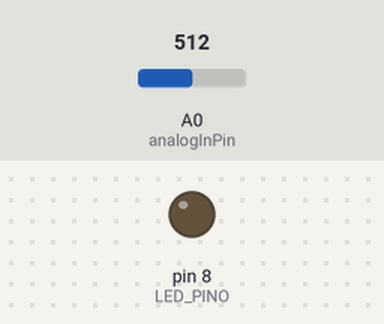
Simulated run of this sketch. Board: Arduino Uno, built with avr-gcc and run on an emulated ATmega328P. Shown: output pins drawn as LEDs (lit = HIGH). Dashed ring = blinking. Inputs (shaded band) come from the test bench; at power-on: A0 (analogInPin) = 512.

Above: at 0.1 s.
1.3 s: A0 (analogInPin) set to 122
At 1.64 s:
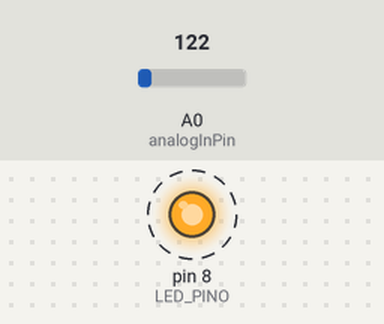
4.3 s: A0 (analogInPin) set to 511
At 5.2 s:
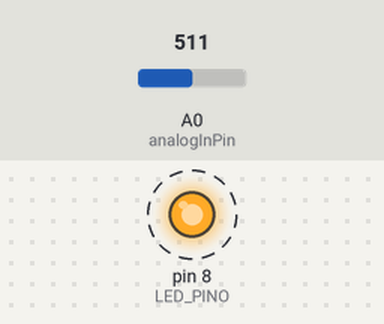
Timing chart, 0 to 12.2 s (numbered marks = the images above; inputs shaded):
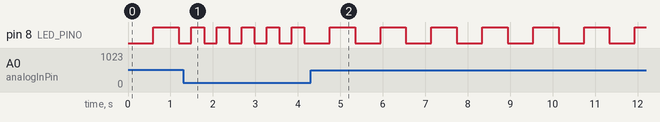

The sketch:

led_potenciometro.ino
```cpp
/*
  ------------------------------------------------------------
  Atividade: Pisca-LED em intervalos diferentes de tempo
  @author Ana Caroline Pedrosa e Silva & Paulo Alfeu S. Martins
  @version 3.0 29/04/2025

  Descrição: Fazer um led piscar de acordo com um intervalo definido pelo potenciometro.

  Funcionalidades:
    1. Pisca LED de acordo com o potenciometro
    2. Usa millis() para controle não bloqueante
    3. Modifica o estado do led de acordo com um intervalo
  ------------------------------------------------------------
*/

#define LED_PINO 8
const int analogInPin = A0;

unsigned long tempoAnterior = 0;
bool estadoLed = false;

int sensorValue = 0;
int intervalo = 0;

void setup() {
  pinMode(LED_PINO, OUTPUT);
}

void loop() {
  sensorValue = analogRead(analogInPin);
  intervalo = map(sensorValue, 0, 1023, 200, 1000);

  if (millis() - tempoAnterior >= intervalo) {
    tempoAnterior = millis();
    estadoLed = !estadoLed;
    digitalWrite(LED_PINO, estadoLed);
  }
}
```

Measured:
- after the input at 1.3 s, pin 8 (LED_PINO): alternates HIGH for 0.29 s and LOW for 0.29 s, starting after 0.20 s
- after the input at 4.3 s, pin 8 (LED_PINO): alternates HIGH for 0.60 s and LOW for 0.60 s, starting after 0.45 s
